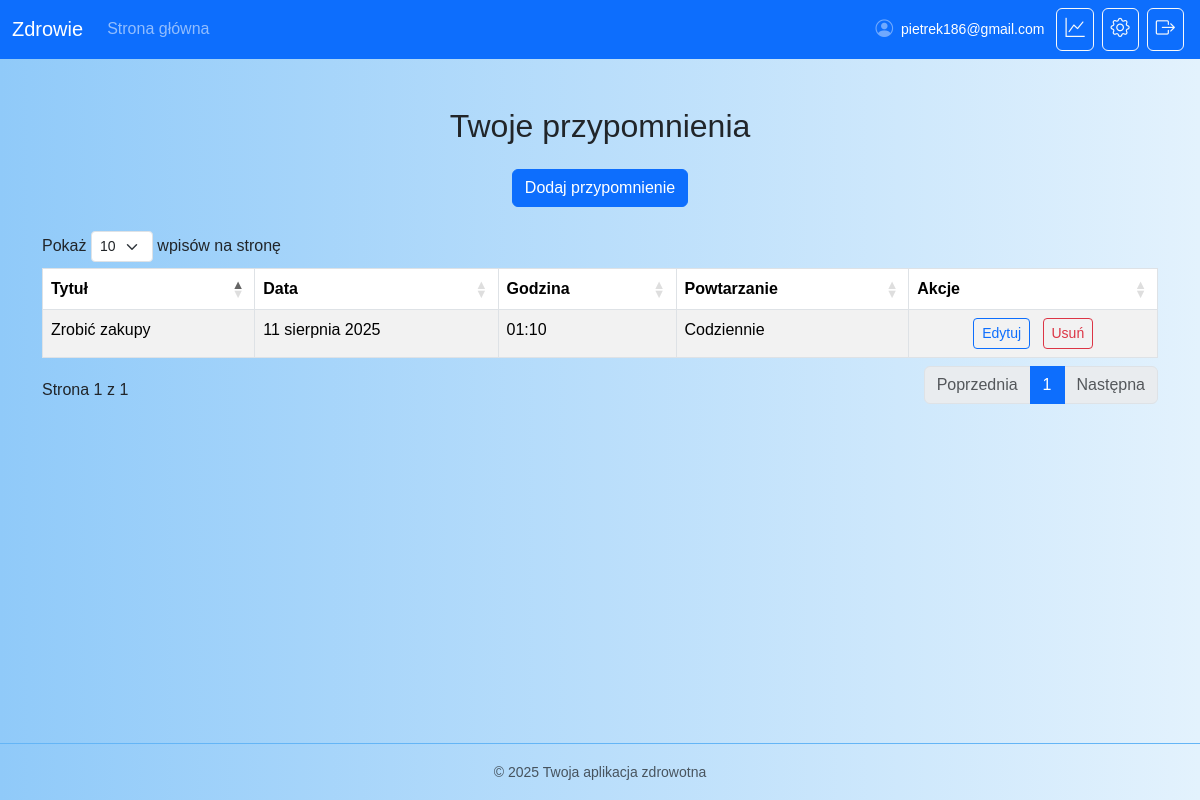
Page /reminders/list/ (signed in) on the earlier database version.
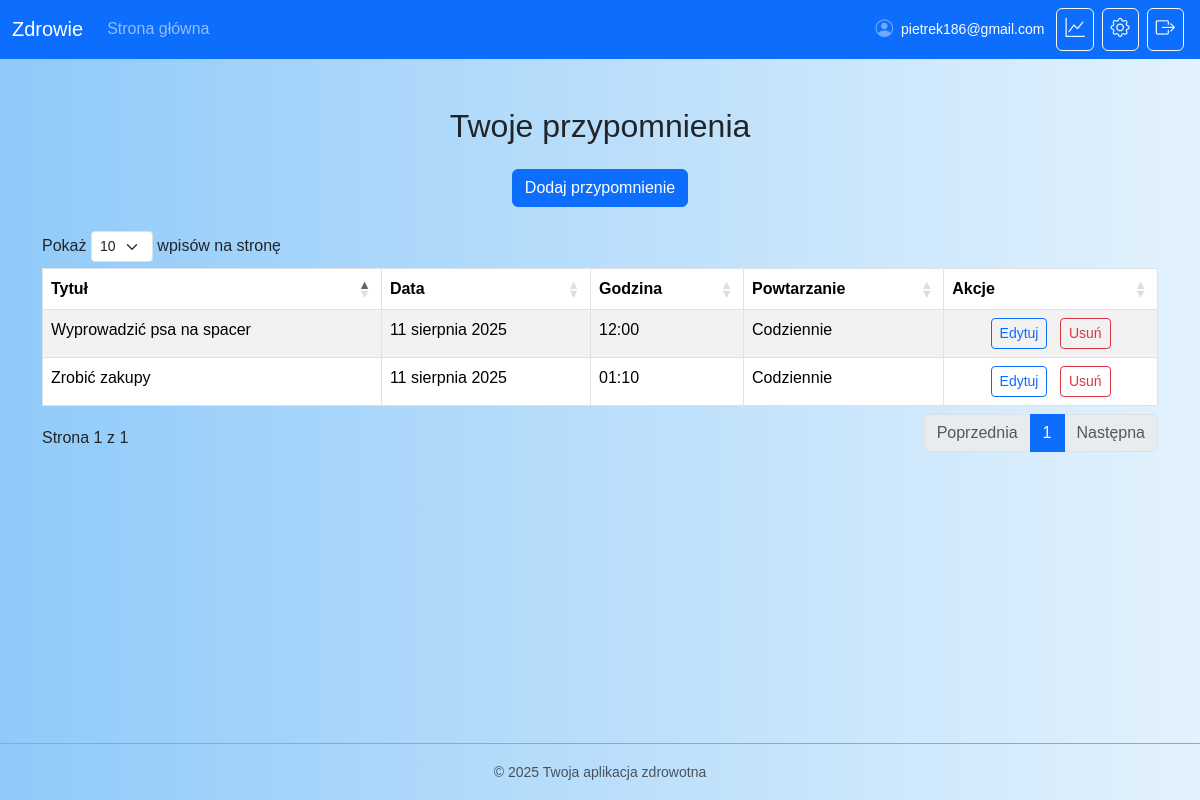
Same page on the later database version.
### reminders/models.py (models this page shows, shortened)
class Reminder(models.Model):
    title = models.CharField(max_length=255)
    date = models.DateField()         # data startowa (dla pierwszego uruchomienia)
    time = models.TimeField()         # godzina wysyłki
    recurrence = models.CharField(max_length=50, choices=RECURRENCE_CHOICES, blank=True, null=True)
    next_run = models.DateTimeField(blank=True, null=True)   # najbliższy termin wysyłki (TZ-aware)
    last_sent = models.DateTimeField(blank=True, null=True)  # kiedy ostatnio wysłano (info)
    is_active = models.BooleanField(default=True)            # niecykliczne: po wysłaniu ustawiamy False
    user = models.ForeignKey(settings.AUTH_USER_MODEL, on_delete=models.CASCADE)

### reminders/views.py (the view)
# urls.py: path('list/', views.reminder_list, name='reminder_list'),
@login_required
def reminder_list(request):
    reminders = Reminder.objects.filter(user=request.user, is_active=True).order_by('next_run', 'date', 'time')
    return render(request, 'reminders/reminder_list.html', {'reminders': reminders})

### reminders/templates/reminders/reminder_list.html (shortened to what this page needs)
{% extends "core/base.html" %}
{% load static %}
{% block content %}
<div class="container mt-5">
  <h2 class="text-center mb-4">Twoje przypomnienia</h2>
  <div class="text-center mb-4">
    <a href="{% url 'add_reminder' %}" class="btn btn-primary">Dodaj przypomnienie</a>
  </div>
  <div class="table-responsive">
    <table id="remindersTable" class="table table-striped table-bordered">
      <thead>
        <tr>
          <th>Tytuł</th>
          <th>Data</th>
          <th>Godzina</th>
          <th>Powtarzanie</th>
          <th>Akcje</th>
        </tr>
      </thead>
      <tbody>
        {% for reminder in reminders %}
        <tr>
          <td>{{ reminder.title }}</td>
          <td>{{ reminder.date }}</td>
          <td>{{ reminder.time }}</td>
          <td>
            {% if reminder.recurrence == 'daily' %} Codziennie
            {% elif reminder.recurrence == 'weekly' %} Co tydzień
            {% else %} Brak
            {% endif %}
          </td>
          <td class="text-center">
            <a href="{% url 'edit_reminder' reminder.id %}" class="btn btn-outline-primary btn-sm me-2">Edytuj</a>
            <a href="{% url 'delete_reminder' reminder.id %}" class="btn btn-outline-danger btn-sm">Usuń</a>
          </td>
        </tr>
        {% empty %}
        <tr>
          <td colspan="5" class="text-center">Brak przypomnień</td>
        </tr>
        {% endfor %}
      </tbody>
    </table>
  </div>
</div>
<link href="https://cdn.datatables.net/1.13.4/css/dataTables.bootstrap5.min.css" rel="stylesheet"/>
{% endblock %}

Differences in the rows shown:
added Reminder: title "Wyprowadzić psa na spacer", date "11 sierpnia 2025", time "12:00", recurrence "Codziennie"
